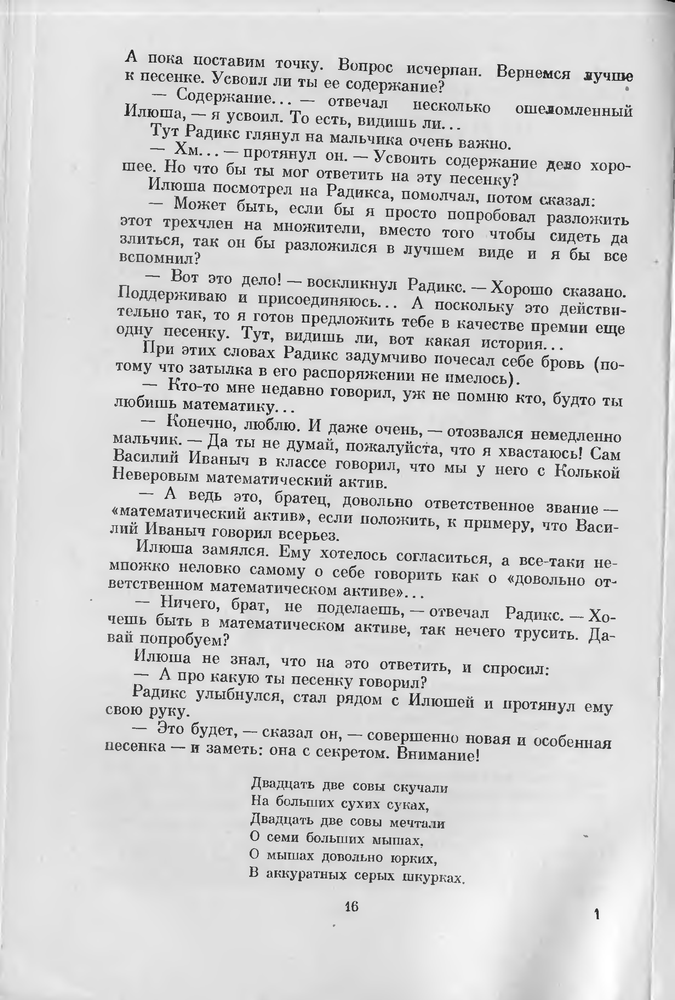
#> input picture images/dvurog_p017.png, 675 x 1000 px, shrunk from 1671 x 2477 before the run
$ python test_normalization.py   (older library calls are emulated)
#> lines starting #> are read from the running program, lines starting #| are printed output that depends on the picture; after the words box and inside, x2 and y2 are one past the last pixel; in counts of white or black regions, pixels touching at a corner belong together
### src/ocr_reflow/binarization.py
"""
Sauvola's Method for Document Binarization

Implementation of Sauvola's adaptive binarization algorithm for document images.
This method improves upon Niblack's algorithm by incorporating the dynamic range
of the image's gray value standard deviation.

Reference:
Sauvola, J., & Pietikäinen, M. (2000). Adaptive document image binarization.
Pattern Recognition, 33(2), 225-236.

The threshold is calculated as:
    T_sauvola = m * (1 - k * (1 - S/R))

where:
    m = local mean of the window
    S = local standard deviation of the window
    k = parameter (default 0.5)
    R = dynamic range of standard deviation (default 128 for grayscale images)
"""

import cv2
import numpy as np


def normalize_image(image: np.ndarray, alpha: float = 0, beta: float = 255, norm_type: int = cv2.NORM_MINMAX) -> np.ndarray:
    """
    Normalize image pixel intensity values to a specified range.

    Normalization brings the image to a range that is normal to sense by adjusting
    the pixel intensity values. This can improve the performance of subsequent
    image processing operations like binarization.

    Args:
        image: Input image (grayscale or BGR)
        alpha: Lower boundary of the output range (default: 0)
        beta: Upper boundary of the output range (default: 255)
        norm_type: Normalization type. Options:
                  - cv2.NORM_MINMAX: Normalizes to [alpha, beta] range (default)
                  - cv2.NORM_L1: L1 normalization
                  - cv2.NORM_L2: L2 normalization
                  - cv2.NORM_INF: Infinity normalization

    Returns:
        Normalized image (uint8)
    """
    # Convert to float for normalization
    img_float = image.astype(np.float32)

    # Apply normalization
    normalized = cv2.normalize(img_float, None, alpha, beta, norm_type)

    # Convert back to uint8
    return normalized.astype(np.uint8)


# [108 lines left out: functions sauvola_binarization, niblack_binarization, not called in this run]


def otsu_binarization(image: np.ndarray) -> np.ndarray:
    """
    Apply Otsu's global binarization to a grayscale image.

    Otsu's method automatically determines the optimal threshold value
    by maximizing the between-class variance. This is a global thresholding
    method (no window_size parameter needed).

    Reference:
    Otsu, N. (1979). A threshold selection method from gray-level histograms.
    IEEE Transactions on Systems, Man, and Cybernetics, 9(1), 62-66.

    Args:
        image: Input grayscale image (uint8)

    Returns:
        Binary image (uint8) where foreground is 255 (white) and background is 0 (black)
    """
    # Ensure image is grayscale
    if len(image.shape) == 3:
        image = cv2.cvtColor(image, cv2.COLOR_BGR2GRAY)

    # Apply Otsu's thresholding
    # cv2.threshold returns (threshold_value, binary_image)
    # For documents with dark text (low pixel values ~0) on light background (high pixel values ~255):
    # - Otsu finds a threshold value between them
    # - THRESH_BINARY: pixels > threshold → white (255), pixels <= threshold → black (0)
    # - Since text has LOW values (< threshold), it becomes black (0)
    # - Since background has HIGH values (> threshold), it becomes white (255)
    # This gives us black text on white background, which is what we want
    _, binary = cv2.threshold(image, 0, 255, cv2.THRESH_BINARY + cv2.THRESH_OTSU)

    return binary


def binarize_document(
    image: np.ndarray,
    method: str = "sauvola",
    window_size: int = 15,
    k: float = None,
    R: float = 128.0
) -> np.ndarray:
    """
    Apply adaptive binarization to a document image.

    Args:
        image: Input image (grayscale or BGR)
        method: Binarization method - "sauvola", "niblack", or "otsu". Default: "sauvola"
        window_size: Size of the local window (must be odd). Default: 15
                    (Not used for Otsu method)
        k: Method-specific parameter. If None, uses default for the method:
           - Sauvola: 0.5
           - Niblack: -0.2
           - Otsu: ignored (threshold is automatically determined)
        R: Dynamic range for Sauvola method. Default: 128

    Returns:
        Binary image (uint8) where foreground is 0 (black) and background is 255 (white)
    """
    method = method.lower()

    if method == "sauvola":
        if k is None:
            k = 0.5
        return sauvola_binarization(image, window_size, k, R)
    elif method == "niblack":
        if k is None:
            k = -0.2
        return niblack_binarization(image, window_size, k)
    elif method == "otsu":
        return otsu_binarization(image)
    else:
        raise ValueError(f"Unknown binarization method: {method}. Use 'sauvola', 'niblack', or 'otsu'")


# [26 lines left out: function adaptive_window_size, not called in this run]


# [32 lines that do not run on import are left out]

### test_normalization.py
#!/usr/bin/env python3
"""
Test script to demonstrate image normalization with Otsu binarization
"""

import cv2
import sys
import os
import numpy as np

# Add src/ocr_reflow to path
sys.path.insert(0, os.path.join(os.path.dirname(__file__), 'src', 'ocr_reflow'))

from binarization import normalize_image, binarize_document

def test_normalization():
    """Test image normalization and complete preprocessing pipeline"""

    test_image = 'images/dvurog_p017.png'

    if not os.path.exists(test_image):
        print(f"Error: {test_image} not found")
        return False

    print("="*70)
    print("Testing Image Normalization + Otsu Binarization Pipeline")
    print("="*70)

    # Load original image
    print(f"\n1. Loading original image: {test_image}")
    img_original = cv2.imread(test_image)
#> img_original is the input picture: shape (1000, 675, 3); min 0, max 255, mean 209.3
    print(f"   ✓ Original: {img_original.shape}")
#|    ✓ Original: (1000, 675, 3)
    print(f"   ✓ Intensity range: [{img_original.min()}, {img_original.max()}]")
#|    ✓ Intensity range: [0, 255]
    print(f"   ✓ Mean intensity: {img_original.mean():.2f}")
#|    ✓ Mean intensity: 209.29

    # Step 1: Normalize
    print(f"\n2. Applying normalization (NORM_MINMAX, range [0, 255])")
    img_normalized = normalize_image(img_original, alpha=0, beta=255, norm_type=cv2.NORM_MINMAX)
    print(f"   ✓ Normalized: {img_normalized.shape}")
#|    ✓ Normalized: (1000, 675, 3)
    print(f"   ✓ Intensity range: [{img_normalized.min()}, {img_normalized.max()}]")
#|    ✓ Intensity range: [0, 255]
    print(f"   ✓ Mean intensity: {img_normalized.mean():.2f}")
#|    ✓ Mean intensity: 209.29

    # Step 2: Apply Otsu binarization
    print(f"\n3. Applying Otsu binarization")
    binary_img = binarize_document(img_normalized, method='otsu')
#> in otsu_binarization, `_, binary = cv2.threshold(image, 0, 255, cv2.THRESH_BINARY + cv2.THRES..`:
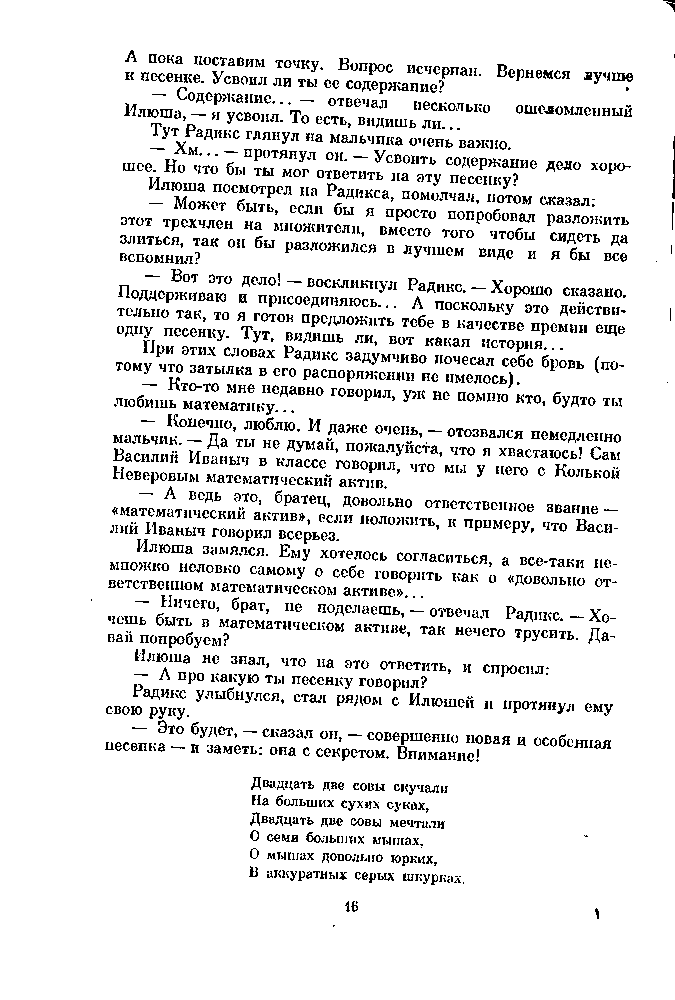
#> binary: shape (1000, 675); 91.3% white; black in thin lines or dots, all inside (x1, y1, x2, y2) = (91, 0, 675, 927)
    print(f"   ✓ Binary: {binary_img.shape}")
#|    ✓ Binary: (1000, 675)
    print(f"   ✓ Values: min={binary_img.min()}, max={binary_img.max()}")
#|    ✓ Values: min=0, max=255
    print(f"   ✓ Mean: {binary_img.mean():.2f} ({'mostly black' if binary_img.mean() < 128 else 'mostly white'})")
#|    ✓ Mean: 232.69 (mostly white)

    # Step 3: Convert to BGR
    print(f"\n4. Converting to BGR")
    binary_bgr = cv2.cvtColor(binary_img, cv2.COLOR_GRAY2BGR)
    print(f"   ✓ Binary BGR: {binary_bgr.shape}")
#|    ✓ Binary BGR: (1000, 675, 3)

    # Step 4: Add to normalized original
    print(f"\n5. Adding binary to normalized original")
    enhanced_img = cv2.add(img_normalized, binary_bgr)
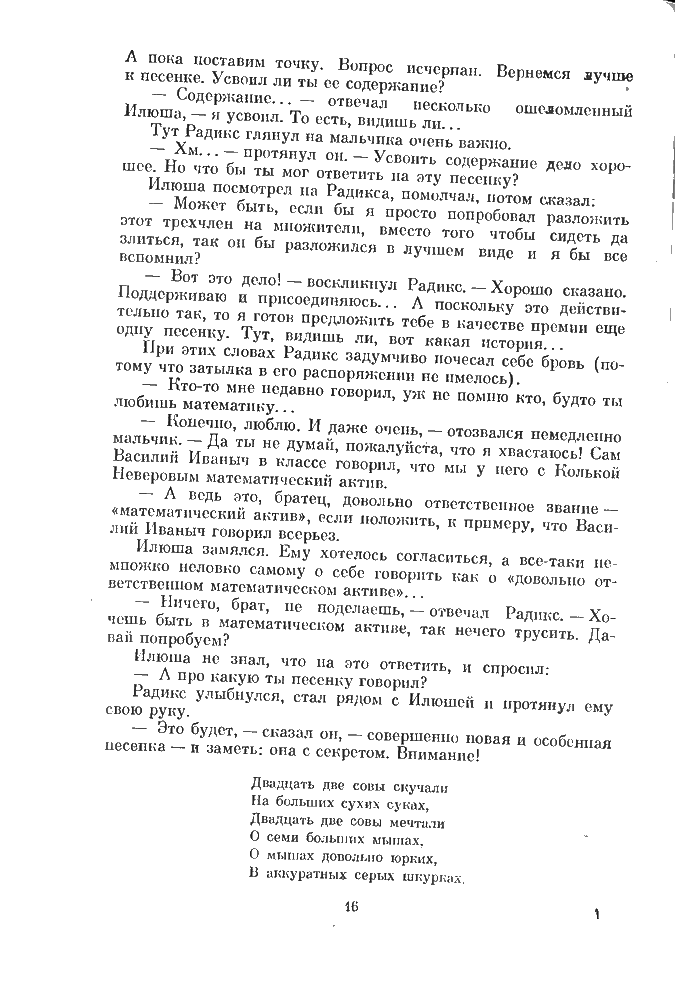
#> enhanced_img: shape (1000, 675, 3); min 0, max 255, mean 240.4
    enhanced_img = np.clip(enhanced_img, 0, 255).astype(np.uint8)
    print(f"   ✓ Enhanced: {enhanced_img.shape}")
#|    ✓ Enhanced: (1000, 675, 3)
    print(f"   ✓ Intensity range: [{enhanced_img.min()}, {enhanced_img.max()}]")
#|    ✓ Intensity range: [0, 255]
    print(f"   ✓ Mean intensity: {enhanced_img.mean():.2f}")
#|    ✓ Mean intensity: 240.38

    # Save all intermediate results
    print(f"\n6. Saving results")
    cv2.imwrite('/tmp/norm_test_1_original.png', img_original)
    print(f"   ✓ Saved: /tmp/norm_test_1_original.png")

    cv2.imwrite('/tmp/norm_test_2_normalized.png', img_normalized)
    print(f"   ✓ Saved: /tmp/norm_test_2_normalized.png")

    cv2.imwrite('/tmp/norm_test_3_binary.png', binary_img)
    print(f"   ✓ Saved: /tmp/norm_test_3_binary.png")

    cv2.imwrite('/tmp/norm_test_4_enhanced.png', enhanced_img)
    print(f"   ✓ Saved: /tmp/norm_test_4_enhanced.png")

    # Test other normalization types
    print(f"\n7. Testing other normalization types")

    # L2 normalization
    img_l2 = normalize_image(img_original, alpha=0, beta=1, norm_type=cv2.NORM_L2)
#> in normalize_image (call 2), `normalized = cv2.normalize(img_float, None, alpha, beta, norm_type)`: normalized: shape (1000, 675, 3) float32; every value is 0
#> in normalize_image (call 2), `return normalized.astype(np.uint8)`: returned value: shape (1000, 675, 3); every value is 0
    img_l2_scaled = (img_l2 * 255).astype(np.uint8)
    cv2.imwrite('/tmp/norm_test_5_l2.png', img_l2_scaled)
    print(f"   ✓ L2 norm saved: /tmp/norm_test_5_l2.png")

    # Compare with non-normalized
    print(f"\n8. Comparison: Normalized vs Non-normalized")
    binary_direct = binarize_document(img_original, method='otsu')
    enhanced_direct = cv2.add(img_original, cv2.cvtColor(binary_direct, cv2.COLOR_GRAY2BGR))
    enhanced_direct = np.clip(enhanced_direct, 0, 255).astype(np.uint8)

    cv2.imwrite('/tmp/norm_test_6_without_norm.png', enhanced_direct)
    print(f"   ✓ Without normalization: /tmp/norm_test_6_without_norm.png")

    # Calculate difference
    diff = cv2.absdiff(enhanced_img, enhanced_direct)
    diff_sum = diff.sum()
#> diff_sum = 0
    print(f"   ✓ Difference between normalized and non-normalized: {diff_sum:,} (total pixel difference)")
#|    ✓ Difference between normalized and non-normalized: 0 (total pixel difference)

    if diff_sum > 0:
        cv2.imwrite('/tmp/norm_test_7_difference.png', diff)
        print(f"   ✓ Difference image saved: /tmp/norm_test_7_difference.png")

    print("\n" + "="*70)
    print("✓ Normalization test completed successfully!")
    print("="*70)
    print("\nPipeline steps:")
    print("  1. Load original image")
    print("  2. Normalize (brings pixel values to full [0, 255] range)")
    print("  3. Apply Otsu binarization (automatic threshold)")
    print("  4. Add binarized image to normalized original (contrast enhancement)")
    print("\nOutput files in /tmp:")
    print("  - norm_test_1_original.png")
    print("  - norm_test_2_normalized.png")
    print("  - norm_test_3_binary.png (Otsu)")
    print("  - norm_test_4_enhanced.png (final result)")
    print("  - norm_test_5_l2.png (L2 normalization)")
    print("  - norm_test_6_without_norm.png (comparison)")
    if diff_sum > 0:
        print("  - norm_test_7_difference.png (diff between normalized and non-normalized)")
    print("="*70)

    return True

if __name__ == '__main__':
    success = test_normalization()
    sys.exit(0 if success else 1)
#> (the program exits here)
